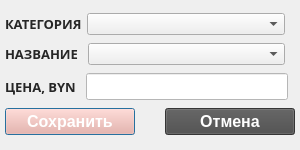
<?xml version="1.0" encoding="UTF-8"?>
<ui version="4.0">
 <class>InsertWork</class>
 <widget class="QDialog" name="InsertWork">
  <property name="minimumSize">
   <size>
    <width>300</width>
    <height>150</height>
   </size>
  </property>
  <property name="windowTitle">
   <string>Добавление услуги</string>
  </property>
  <property name="styleSheet">
   <string notr="true"/>
  </property>
  <layout class="QVBoxLayout" name="verticalLayout">
   <property name="spacing">
    <number>0</number>
   </property>
   <property name="leftMargin">
    <number>5</number>
   </property>
   <property name="topMargin">
    <number>5</number>
   </property>
   <property name="rightMargin">
    <number>5</number>
   </property>
   <property name="bottomMargin">
    <number>5</number>
   </property>
   <item>
    <layout class="QHBoxLayout" name="horizontalLayout_3" stretch="0,1">
     <property name="spacing">
      <number>5</number>
     </property>
     <property name="rightMargin">
      <number>10</number>
     </property>
     <item>
      <widget class="QLabel" name="label_3">
       <property name="font">
        <font>
         <family>Arial Black</family>
         <pointsize>10</pointsize>
         <weight>75</weight>
         <bold>true</bold>
        </font>
       </property>
       <property name="styleSheet">
        <string notr="true">color: rgb(38, 38, 38);</string>
       </property>
       <property name="text">
        <string>КАТЕГОРИЯ</string>
       </property>
      </widget>
     </item>
     <item>
      <widget class="QComboBox" name="comboBoxCat"/>
     </item>
    </layout>
   </item>
   <item>
    <layout class="QHBoxLayout" name="horizontalLayout_4" stretch="0,1">
     <property name="spacing">
      <number>10</number>
     </property>
     <property name="rightMargin">
      <number>10</number>
     </property>
     <item>
      <widget class="QLabel" name="label_2">
       <property name="font">
        <font>
         <family>Arial Black</family>
         <pointsize>10</pointsize>
         <weight>75</weight>
         <bold>true</bold>
        </font>
       </property>
       <property name="styleSheet">
        <string notr="true">color: rgb(38, 38, 38);</string>
       </property>
       <property name="text">
        <string>НАЗВАНИЕ</string>
       </property>
      </widget>
     </item>
     <item>
      <widget class="QComboBox" name="comboBoxWork">
       <property name="styleSheet">
        <string notr="true"/>
       </property>
      </widget>
     </item>
    </layout>
   </item>
   <item>
    <layout class="QHBoxLayout" name="horizontalLayout_5" stretch="0,1">
     <property name="spacing">
      <number>10</number>
     </property>
     <property name="rightMargin">
      <number>7</number>
     </property>
     <item>
      <widget class="QLabel" name="label_4">
       <property name="font">
        <font>
         <family>Arial Black</family>
         <pointsize>10</pointsize>
         <weight>75</weight>
         <bold>true</bold>
        </font>
       </property>
       <property name="styleSheet">
        <string notr="true">color: rgb(38, 38, 38);</string>
       </property>
       <property name="text">
        <string>ЦЕНА, BYN</string>
       </property>
      </widget>
     </item>
     <item>
      <widget class="QLineEdit" name="lineEditMoney">
       <property name="minimumSize">
        <size>
         <width>0</width>
         <height>0</height>
        </size>
       </property>
       <property name="font">
        <font>
         <family>Arial</family>
         <pointsize>12</pointsize>
        </font>
       </property>
       <property name="styleSheet">
        <string notr="true">background-color: rgb(255, 255, 255);
color: rgb(78, 78, 78);</string>
       </property>
      </widget>
     </item>
    </layout>
   </item>
   <item>
    <layout class="QHBoxLayout" name="horizontalLayout_2">
     <property name="spacing">
      <number>30</number>
     </property>
     <property name="leftMargin">
      <number>0</number>
     </property>
     <property name="topMargin">
      <number>0</number>
     </property>
     <property name="rightMargin">
      <number>0</number>
     </property>
     <property name="bottomMargin">
      <number>0</number>
     </property>
     <item>
      <widget class="QPushButton" name="pushButton">
       <property name="font">
        <font>
         <family>Arial</family>
         <pointsize>12</pointsize>
         <weight>75</weight>
         <bold>true</bold>
        </font>
       </property>
       <property name="styleSheet">
        <string notr="true">background-color: rgb(250, 167, 150);
color: rgb(255, 255, 255);</string>
       </property>
       <property name="text">
        <string>Сохранить</string>
       </property>
      </widget>
     </item>
     <item>
      <widget class="QPushButton" name="canselButton">
       <property name="font">
        <font>
         <family>Arial</family>
         <pointsize>12</pointsize>
         <weight>75</weight>
         <bold>true</bold>
        </font>
       </property>
       <property name="styleSheet">
        <string notr="true">background-color: rgb(74, 74, 74);
color: rgb(255, 255, 255);</string>
       </property>
       <property name="text">
        <string>Отмена</string>
       </property>
      </widget>
     </item>
    </layout>
   </item>
  </layout>
 </widget>
 <resources/>
 <connections/>
</ui>
